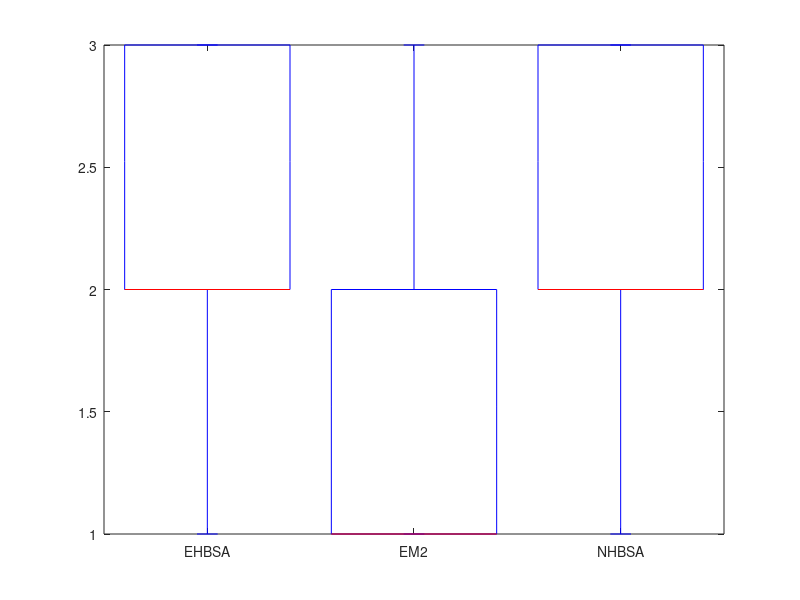

MATLAB code for this plot: (Note: this script raises an error after producing the figure.)
EHM = [1 3 2 2 2 2 3 2 3];
EM2 = [2 1 1 3 2 1 1 1 2];
NHM = [3 2 3 1 2 3 2 3 1];

fh = figure(1);

set(fh,'Position', [0, 0, 500, 500]);
set(fh, 'color', 'white');

D = [EHM; EM2; NHM];
h = boxplot(D','Labels',{'EHBSA','EM2','NHBSA'});
set(h,{'linew'},{3})

set(gca,'ytick',1:3);

ylabel( 'Rank', 'FontSize', 12, 'Rotation', 90 );
export_fig ../img/enum2_lop -eps 